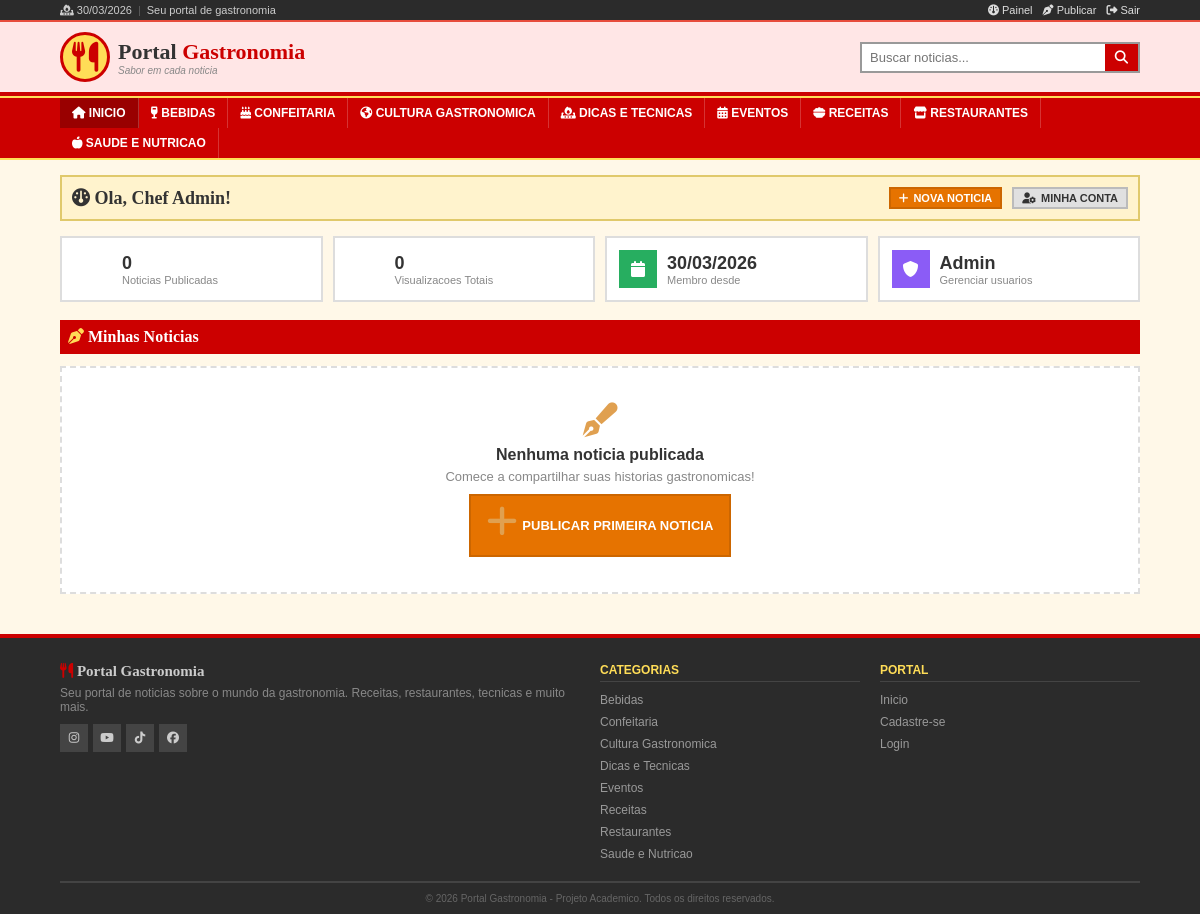
Page /dashboard.php (signed in) on the committed database.
### tables this page shows
CREATE TABLE IF NOT EXISTS categorias (
    id INT AUTO_INCREMENT PRIMARY KEY,
    nome VARCHAR(80) NOT NULL UNIQUE,
    slug VARCHAR(80) NOT NULL UNIQUE,
    icone VARCHAR(50) DEFAULT 'fa-utensils',
    cor VARCHAR(7) DEFAULT '#E74C3C',
    descricao TEXT DEFAULT NULL,
    criado_em DATETIME DEFAULT CURRENT_TIMESTAMP
);

CREATE TABLE IF NOT EXISTS usuarios (
    id INT AUTO_INCREMENT PRIMARY KEY,
    nome VARCHAR(100) NOT NULL,
    email VARCHAR(150) NOT NULL UNIQUE,
    senha VARCHAR(255) NOT NULL,
    foto VARCHAR(255) DEFAULT NULL,
    bio TEXT DEFAULT NULL,
    tipo ENUM('usuario', 'admin') DEFAULT 'usuario',
    criado_em DATETIME DEFAULT CURRENT_TIMESTAMP,
    atualizado_em DATETIME DEFAULT CURRENT_TIMESTAMP ON UPDATE CURRENT_TIMESTAMP
);

### includes/auth.php (called while the page is built, shortened)
<?php
function estaLogado() {
    return isset($_SESSION['usuario_id']);
}
function ehAdmin() {
    return isset($_SESSION['usuario_tipo']) && $_SESSION['usuario_tipo'] === 'admin';
}
function usuarioLogadoId() {
    return $_SESSION['usuario_id'] ?? null;
}
function usuarioLogadoNome() {
    return $_SESSION['usuario_nome'] ?? '';
}

### dao/CategoriaDAO.php (called while the page is built, shortened)
<?php
class CategoriaDAO {
    private $conn;
    public function __construct($conn) {
        $this->conn = $conn;
    }
    public function listarTodas() {
        $stmt = $this->conn->query("SELECT * FROM categorias ORDER BY nome ASC");
        return $stmt->fetchAll();
    }
}

### dao/NoticiaDAO.php (called while the page is built, shortened)
<?php
class NoticiaDAO {
    private $conn;
    public function __construct($conn) {
        $this->conn = $conn;
    }
    public function listarPorAutor($autor_id) {
        $stmt = $this->conn->prepare(
            "SELECT n.*, c.nome as categoria_nome, c.slug as categoria_slug, c.cor as categoria_cor, c.icone as categoria_icone
             FROM noticias n
             LEFT JOIN categorias c ON n.categoria_id = c.id
             WHERE n.autor = ?
             ORDER BY n.data DESC"
        );
        $stmt->execute([$autor_id]);
        return $stmt->fetchAll();
    }
}

### dao/UsuarioDAO.php (called while the page is built, shortened)
<?php
class UsuarioDAO {
    private $conn;
    public function __construct($conn) {
        $this->conn = $conn;
    }
    public function buscarPorId($id) {
        $stmt = $this->conn->prepare("SELECT * FROM usuarios WHERE id = ?");
        $stmt->execute([$id]);
        return $stmt->fetch();
    }
}

### dashboard.php (the view, shortened to what this page needs)
<?php
require_once 'config/database.php';
require_once 'includes/auth.php';
require_once 'dao/NoticiaDAO.php';
require_once 'dao/UsuarioDAO.php';
$noticiaDAO = new NoticiaDAO($conn);
$usuarioDAO = new UsuarioDAO($conn);
$usuario = $usuarioDAO->buscarPorId(usuarioLogadoId());
$minhasNoticias = $noticiaDAO->listarPorAutor(usuarioLogadoId());
$totalNoticias = count($minhasNoticias);
$totalViews = array_sum(array_column($minhasNoticias, 'visualizacoes'));
include 'includes/header.php';
?>
<div class="dashboard-header">
    <h2><i class="fa-solid fa-gauge" style="color:var(--vermelho)"></i> Ola, <?php echo htmlspecialchars(usuarioLogadoNome()); ?>!</h2>
    <div style="display:flex; gap:10px;">
        <a href="nova_noticia.php" class="btn btn-laranja btn-sm"><i class="fa-solid fa-plus"></i> Nova Noticia</a>
        <a href="editar_usuario.php" class="btn btn-secondary btn-sm"><i class="fa-solid fa-user-gear"></i> Minha Conta</a>
    </div>
</div>
<div class="dashboard-stats">
    <div class="stat-card">
        <div class="stat-icon" style="background: var(--vermelho);">
            <i class="fa-solid fa-newspaper"></i>
        </div>
        <div class="stat-info">
            <h3><?php echo $totalNoticias; ?></h3>
            <p>Noticias Publicadas</p>
        </div>
    </div>
    <div class="stat-card">
        <div class="stat-icon" style="background: var(--laranja);">
            <i class="fa-solid fa-eye"></i>
        </div>
        <div class="stat-info">
            <h3><?php echo $totalViews; ?></h3>
            <p>Visualizacoes Totais</p>
        </div>
    </div>
    <div class="stat-card">
        <div class="stat-icon" style="background: #27AE60;">
            <i class="fa-solid fa-calendar"></i>
        </div>
        <div class="stat-info">
            <h3><?php echo date('d/m/Y', strtotime($usuario['criado_em'])); ?></h3>
            <p>Membro desde</p>
        </div>
    </div>
    <?php if (ehAdmin()): ?>
    <div class="stat-card">
        <div class="stat-icon" style="background: #8B5CF6;">
            <i class="fa-solid fa-shield"></i>
        </div>
        <div class="stat-info">
            <h3>Admin</h3>
            <p><a href="usuarios.php" style="color:var(--vermelho);">Gerenciar usuarios</a></p>
        </div>
    </div>
    <?php endif; ?>
</div>
<div class="section-header">
    <h2><i class="fa-solid fa-pen-nib"></i> Minhas Noticias</h2>
</div>
<?php if (count($minhasNoticias) > 0): ?>
    <div class="table-container">
        <table>
            <thead>
                <tr>
                    <th>Titulo</th>
                    <th>Categoria</th>
                    <th>Views</th>
                    <th>Data</th>
                    <th>Acoes</th>
                </tr>
            </thead>
            <tbody>
                <?php foreach ($minhasNoticias as $n): ?>
                    <tr>
                        <td>
                            <strong><?php echo htmlspecialchars(mb_substr($n['titulo'], 0, 50)); ?></strong>
                            <?php if ($n['destaque']): ?>
                                <i class="fa-solid fa-star" style="color:var(--amarelo-forte);"></i>
                            <?php endif; ?>
                        </td>
                        <td>
                            <?php if (!empty($n['categoria_nome'])): ?>
                                <span style="background:<?php echo $n['categoria_cor'] ?? '#ccc'; ?>; color:white; padding:3px 8px; border-radius:12px; font-size:0.75rem;">
                                    <?php echo htmlspecialchars($n['categoria_nome']); ?>
                                </span>
                            <?php else: ?>
                                <span style="color:var(--cinza);">-</span>
                            <?php endif; ?>
                        </td>
                        <td><i class="fa-solid fa-eye" style="color:var(--cinza);"></i> <?php echo $n['visualizacoes']; ?></td>
                        <td><?php echo date('d/m/Y', strtotime($n['data'])); ?></td>
                        <td>
                            <div class="actions">
                                <a href="noticia.php?id=<?php echo $n['id']; ?>" class="action-view" title="Ver"><i class="fa-solid fa-eye"></i></a>
                                <a href="editar_noticia.php?id=<?php echo $n['id']; ?>" class="action-edit" title="Editar"><i class="fa-solid fa-pen"></i></a>
                                <a href="excluir_noticia.php?id=<?php echo $n['id']; ?>" class="action-delete confirm-delete" title="Excluir"><i class="fa-solid fa-trash"></i></a>
                            </div>
                        </td>
                    </tr>
                <?php endforeach; ?>
            </tbody>
        </table>
    </div>
<?php else: ?>
    <div class="empty-state">
        <i class="fa-solid fa-pen-fancy"></i>
        <h3>Nenhuma noticia publicada</h3>
        <p>Comece a compartilhar suas historias gastronomicas!</p>
        <a href="nova_noticia.php" class="btn btn-laranja"><i class="fa-solid fa-plus"></i> Publicar Primeira Noticia</a>
    </div>
<?php endif; ?>
<?php include 'includes/footer.php'; ?>

### includes/header.php (shortened to what this page needs)
<?php
require_once __DIR__ . '/../includes/auth.php';
require_once __DIR__ . '/../config/database.php';
require_once __DIR__ . '/../dao/CategoriaDAO.php';
$categoriaDAO = new CategoriaDAO($conn);
$categoriasMenu = $categoriaDAO->listarTodas();
?>
<!DOCTYPE html>
<html lang="pt-BR">
<head>
    <link rel="stylesheet" href="https://cdnjs.cloudflare.com/ajax/libs/font-awesome/6.5.0/css/all.min.css">
    <link rel="stylesheet" href="assets/style.css">
</head>
<body>
<div class="top-bar">
    <div class="container">
        <div class="top-bar-left">
            <span><i class="fa-solid fa-fire-burner"></i> <?php echo date('d/m/Y'); ?></span>
            <span class="separator">|</span>
            <span>Seu portal de gastronomia</span>
        </div>
        <div class="top-bar-right">
            <?php if (estaLogado()): ?>
                <a href="dashboard.php"><i class="fa-solid fa-gauge"></i> Painel</a>
                <a href="nova_noticia.php"><i class="fa-solid fa-pen-nib"></i> Publicar</a>
                <a href="logout.php"><i class="fa-solid fa-right-from-bracket"></i> Sair</a>
            <?php else: ?>
                <a href="login.php"><i class="fa-solid fa-right-to-bracket"></i> Entrar</a>
                <a href="cadastro.php"><i class="fa-solid fa-user-plus"></i> Cadastrar</a>
            <?php endif; ?>
        </div>
    </div>
</div>
<header class="main-header">
    <div class="container">
        <a href="index.php" class="logo">
            <i class="fa-solid fa-utensils"></i>
            <div>
                <h1>Portal <span>Gastronomia</span></h1>
                <p class="logo-tagline">Sabor em cada noticia</p>
            </div>
        </a>
        <div class="header-search">
            <form action="buscar.php" method="GET">
                <input type="text" name="q" placeholder="Buscar noticias..." required>
                <button type="submit"><i class="fa-solid fa-magnifying-glass"></i></button>
            </form>
        </div>
    </div>
</header>
<nav class="main-nav" id="mainNav">
    <div class="container">
        <ul>
            <li><a href="index.php" class="nav-home"><i class="fa-solid fa-house"></i> Inicio</a></li>
            <?php foreach ($categoriasMenu as $cat): ?>
                <li>
                    <a href="categoria.php?slug=<?php echo $cat['slug']; ?>">
                        <i class="fa-solid <?php echo $cat['icone']; ?>"></i>
                        <?php echo htmlspecialchars($cat['nome']); ?>
                    </a>
                </li>
            <?php endforeach; ?>
        </ul>
    </div>
</nav>
<main class="main-content">
    <div class="container">

### includes/footer.php (shortened to what this page needs)
    </div>
</main>
<footer class="main-footer">
    <div class="container">
        <div class="footer-grid">
            <div class="footer-brand">
                <h3><i class="fa-solid fa-utensils"></i> Portal Gastronomia</h3>
                <p>Seu portal de noticias sobre o mundo da gastronomia. Receitas, restaurantes, tecnicas e muito mais.</p>
                <div class="footer-social">
                    <a href="#"><i class="fa-brands fa-instagram"></i></a>
                    <a href="#"><i class="fa-brands fa-youtube"></i></a>
                    <a href="#"><i class="fa-brands fa-tiktok"></i></a>
                    <a href="#"><i class="fa-brands fa-facebook"></i></a>
                </div>
            </div>
            <div class="footer-links">
                <h4>Categorias</h4>
                <ul>
                    <?php
                    require_once __DIR__ . '/../config/database.php';
                    require_once __DIR__ . '/../dao/CategoriaDAO.php';
                    $footerCatDAO = new CategoriaDAO($conn);
                    $footerCats = $footerCatDAO->listarTodas();
                    foreach ($footerCats as $fc): ?>
                        <li><a href="categoria.php?slug=<?php echo $fc['slug']; ?>"><?php echo htmlspecialchars($fc['nome']); ?></a></li>
                    <?php endforeach; ?>
                </ul>
            </div>
            <div class="footer-links">
                <h4>Portal</h4>
                <ul>
                    <li><a href="index.php">Inicio</a></li>
                    <li><a href="cadastro.php">Cadastre-se</a></li>
                    <li><a href="login.php">Login</a></li>
                </ul>
            </div>
        </div>
        <div class="footer-bottom">
            <p>&copy; <?php echo date('Y'); ?> Portal Gastronomia - Projeto Academico. Todos os direitos reservados.</p>
        </div>
    </div>
</footer>
</body>
</html>

### rows in the picture
categorias: nome "BEBIDAS", nome "Bebidas"
categorias: nome "CONFEITARIA", nome "Confeitaria"
categorias: nome "CULTURA GASTRONOMICA", nome "Cultura Gastronomica"
categorias: nome "DICAS E TECNICAS", nome "Dicas e Tecnicas"
categorias: nome "EVENTOS", nome "Eventos"
categorias: nome "RECEITAS", nome "Receitas"
categorias: nome "RESTAURANTES", nome "Restaurantes"
categorias: nome "SAUDE E NUTRICAO", nome "Saude e Nutricao"
usuarios: criado_em "30/03/2026"

### other values in the picture
usuarioLogadoNome() "Chef Admin"
$totalNoticias "0"
$totalViews "0"
